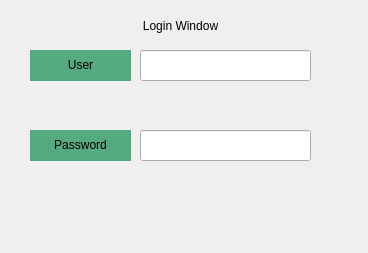
<?xml version="1.0" encoding="UTF-8"?>
<ui version="4.0">
 <class>LoginDialog</class>
 <widget class="QDialog" name="LoginDialog">
  <property name="geometry">
   <rect>
    <x>0</x>
    <y>0</y>
    <width>368</width>
    <height>253</height>
   </rect>
  </property>
  <property name="windowTitle">
   <string>Login</string>
  </property>
  <widget class="QDialogButtonBox" name="noname">
   <property name="geometry">
    <rect>
     <x>0</x>
     <y>210</y>
     <width>341</width>
     <height>32</height>
    </rect>
   </property>
   <property name="orientation">
    <enum>Qt::Horizontal</enum>
   </property>
   <property name="standardButtons">
    <set>QDialogButtonBox::NoButton</set>
   </property>
  </widget>
  <widget class="QLabel" name="label">
   <property name="geometry">
    <rect>
     <x>30</x>
     <y>50</y>
     <width>101</width>
     <height>31</height>
    </rect>
   </property>
   <property name="styleSheet">
    <string notr="true">border-color: rgb(85, 85, 255);
font: 16pt &quot;MS Shell Dlg 2&quot;;
background-color: rgb(85, 170, 127);
</string>
   </property>
   <property name="frameShadow">
    <enum>QFrame::Sunken</enum>
   </property>
   <property name="text">
    <string>User</string>
   </property>
   <property name="textFormat">
    <enum>Qt::RichText</enum>
   </property>
   <property name="alignment">
    <set>Qt::AlignCenter</set>
   </property>
   <property name="margin">
    <number>1</number>
   </property>
  </widget>
  <widget class="QLineEdit" name="userInput">
   <property name="geometry">
    <rect>
     <x>140</x>
     <y>50</y>
     <width>171</width>
     <height>31</height>
    </rect>
   </property>
  </widget>
  <widget class="QLabel" name="label_2">
   <property name="geometry">
    <rect>
     <x>30</x>
     <y>130</y>
     <width>101</width>
     <height>31</height>
    </rect>
   </property>
   <property name="styleSheet">
    <string notr="true">border-color: rgb(85, 85, 255);
font: 16pt &quot;MS Shell Dlg 2&quot;;
background-color: rgb(85, 170, 127);
</string>
   </property>
   <property name="frameShadow">
    <enum>QFrame::Sunken</enum>
   </property>
   <property name="text">
    <string>Password</string>
   </property>
   <property name="textFormat">
    <enum>Qt::RichText</enum>
   </property>
   <property name="alignment">
    <set>Qt::AlignCenter</set>
   </property>
   <property name="margin">
    <number>1</number>
   </property>
  </widget>
  <widget class="QLineEdit" name="passwdInput">
   <property name="geometry">
    <rect>
     <x>140</x>
     <y>130</y>
     <width>171</width>
     <height>31</height>
    </rect>
   </property>
  </widget>
  <widget class="QLabel" name="label_3">
   <property name="geometry">
    <rect>
     <x>80</x>
     <y>10</y>
     <width>201</width>
     <height>31</height>
    </rect>
   </property>
   <property name="styleSheet">
    <string notr="true">font: 20pt &quot;MS Shell Dlg 2&quot;;</string>
   </property>
   <property name="text">
    <string>Login Window</string>
   </property>
   <property name="alignment">
    <set>Qt::AlignCenter</set>
   </property>
  </widget>
 </widget>
 <resources/>
 <connections>
  <connection>
   <sender>noname</sender>
   <signal>accepted()</signal>
   <receiver>LoginDialog</receiver>
   <slot>accept()</slot>
   <hints>
    <hint type="sourcelabel">
     <x>248</x>
     <y>254</y>
    </hint>
    <hint type="destinationlabel">
     <x>157</x>
     <y>274</y>
    </hint>
   </hints>
  </connection>
  <connection>
   <sender>noname</sender>
   <signal>rejected()</signal>
   <receiver>LoginDialog</receiver>
   <slot>reject()</slot>
   <hints>
    <hint type="sourcelabel">
     <x>316</x>
     <y>260</y>
    </hint>
    <hint type="destinationlabel">
     <x>286</x>
     <y>274</y>
    </hint>
   </hints>
  </connection>
 </connections>
</ui>
